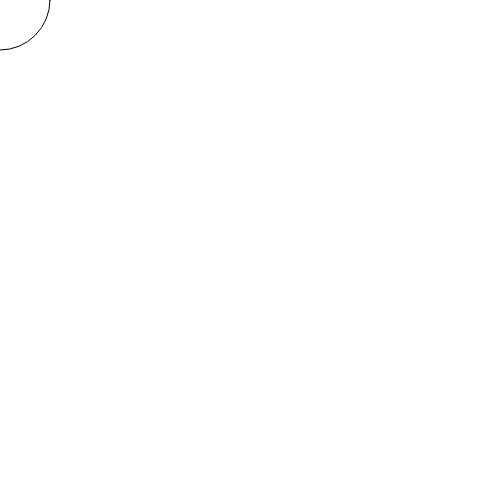
Frame 1 (no input)
Frame 60 (no input): identical to frame 1, image omitted
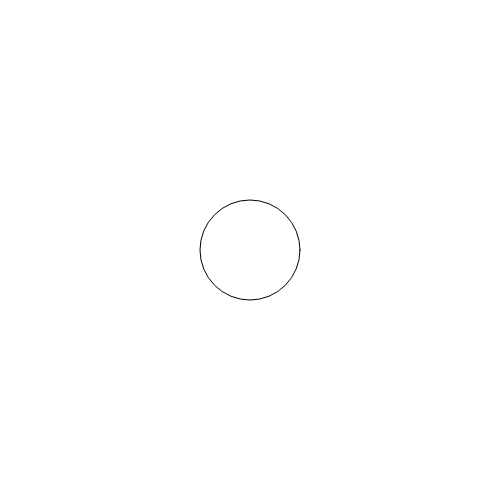
Frame 120 (the mouse pressed at the canvas centre since frame 60)

The p5.js sketch that drew these frames (run headless with seeded random() and noise() and a simulated clock; from frame 60 on, the mouse is pressed at the canvas centre):

// p5.js sketch
// ── sketch.js
function setup() {
  createCanvas(500, 500);
}

function draw() {
  background(255);

  circle(mouseX, mouseY, 100);
}

// ── getUserNameNShow.js
let userName = prompt('너의 이름은?', '홍길동');
let isUserNameCorrect = confirm('당신의 이름이' + userName + '이 맞습니까?');
if (isUserNameCorrect == true) {
  document.getElementById('user-name-goes-here').textContent =
    '환영합니다. ' + userName + '님.';
}
